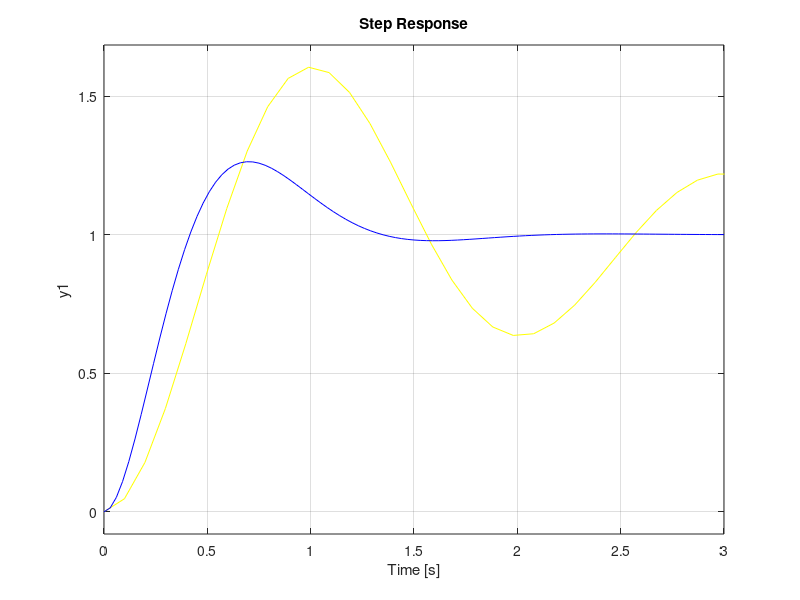

Source code (MATLAB):
% Phase Lead Lag Compensator
wm = 4.5;
alpha = 0.3;
T = 1/(wm*sqrt(alpha));
k= 10;
gnum = [k];
gden = [1 1 0];
uncompensated = tf(gnum,gden)
cnum = [T 1];
cden = [T*alpha 1];
compensator = tf(cnum,cden)
numo = conv(cnum,gnum);
deno = conv(cden,gden);

compensated = tf(numo,deno)
bode(uncompensated,'r',compensated ,'g')

uncomtr=feedback(uncompensated,1)
comtr=feedback(compensated,1)
step(uncomtr,'y')
hold on
step(comtr,'b')
